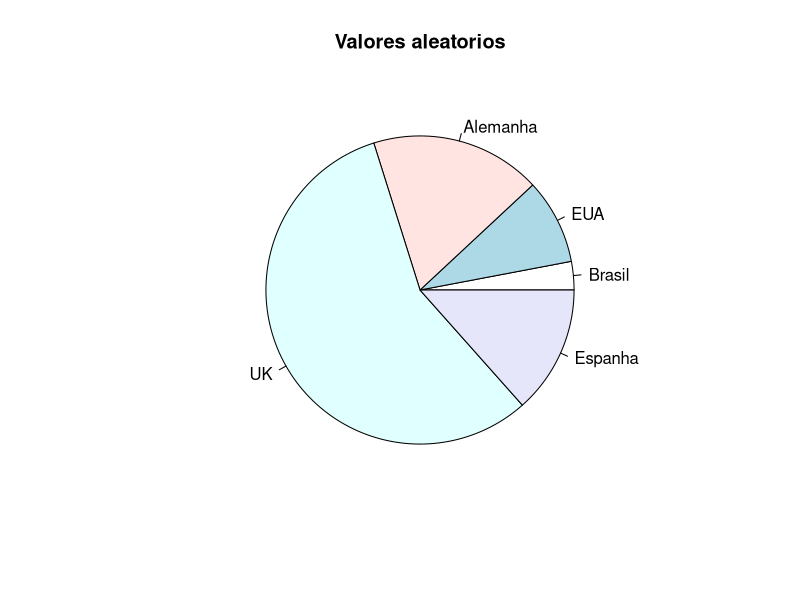
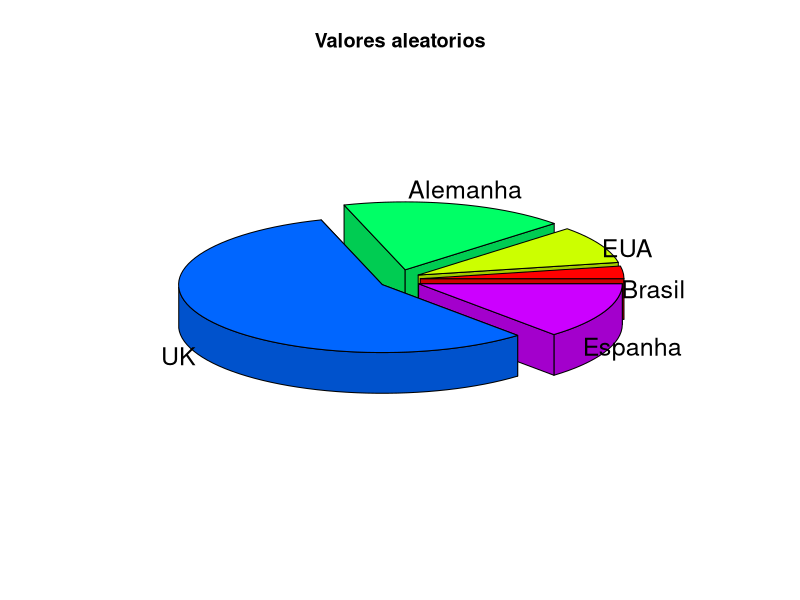

Reproduce these figures in R, in order.
# Parte 5.3
# Plotando Gráficos com ggplot2

setwd("D:/Estudo/Tecnologias/BI/PowerBI/Cap12/R/DS-ini")
getwd()

# Gráfico de Pizza - Pie Chart
fatias <- c(4, 12, 24, 76, 18)
paises<- c("Brasil", "EUA", "Alemanha", "UK", "Espanha")
pie(fatias, labels = paises, main = "Valores aleatorios")

# Graf. Pizza 3D
install.packages("plotrix")
library(plotrix)
pie3D(fatias, labels = paises, explode = 0.1, main = "Valores aleatorios")
